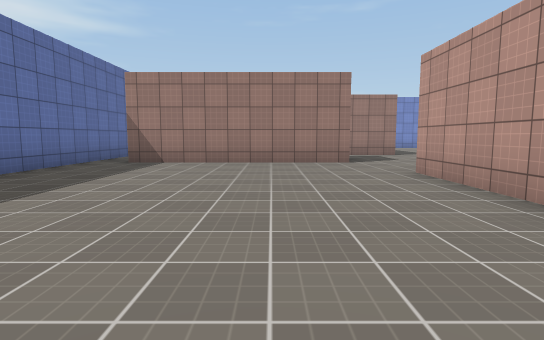
view 1 (above)

21 first-person views from a walk through a Unity game level. The camera is 1.2 m above the floor, tilts 6° down and sees 80° across. The floor is counted in squares, 2 m on a side. Each view is taken from the middle of a square. On the plan, view 1 faces up. The plan holds only what a view shows up to about 10 squares ahead; the rest is blank. The player is left out. Surface patterns are stand-ins for the level's own textures.

view 2
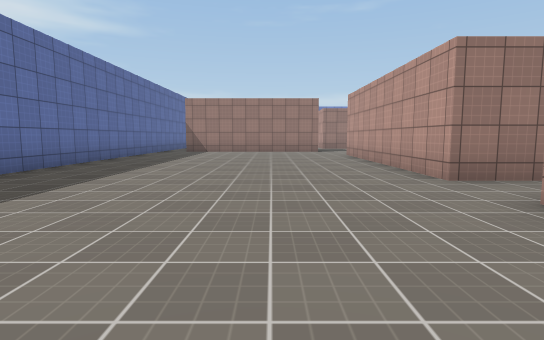

view 3
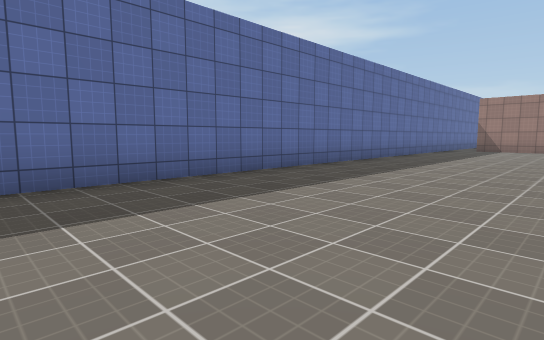

view 4
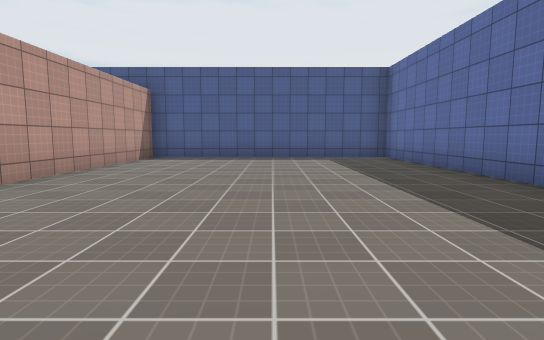

view 5
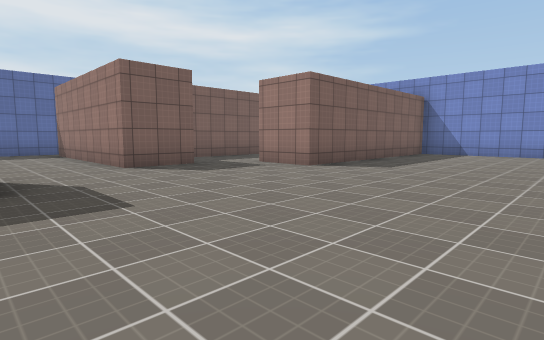

view 6
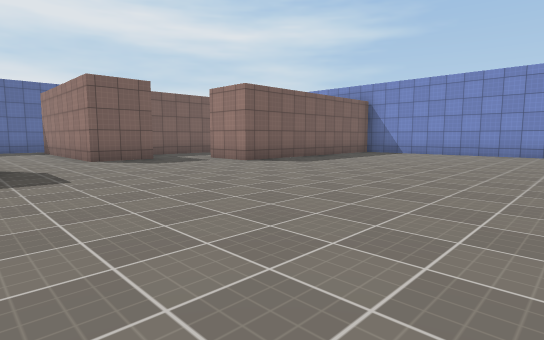

view 7
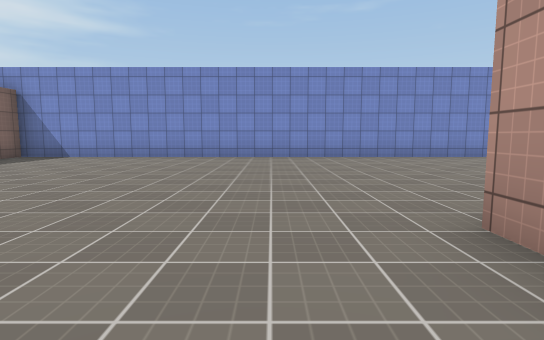

view 8
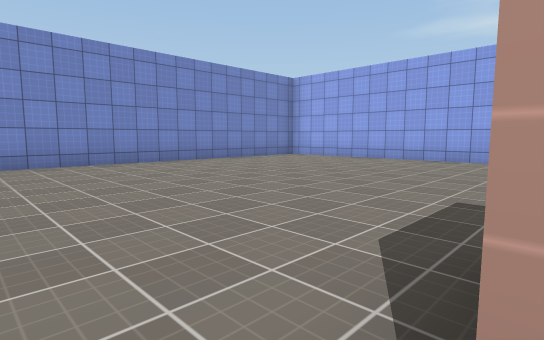

view 9
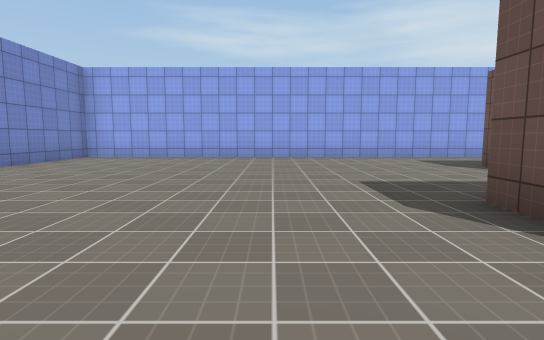

view 10
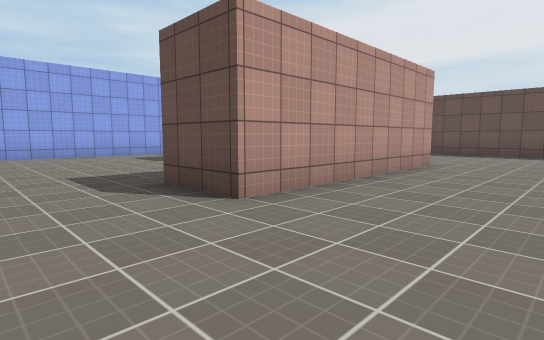

view 11
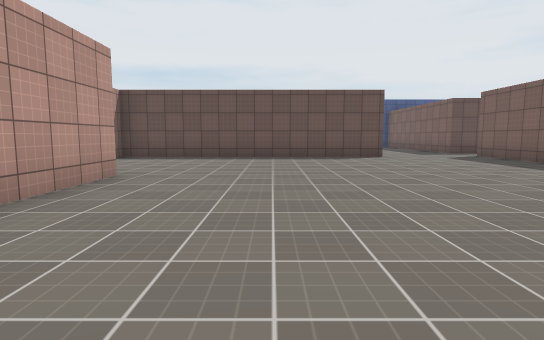

view 12
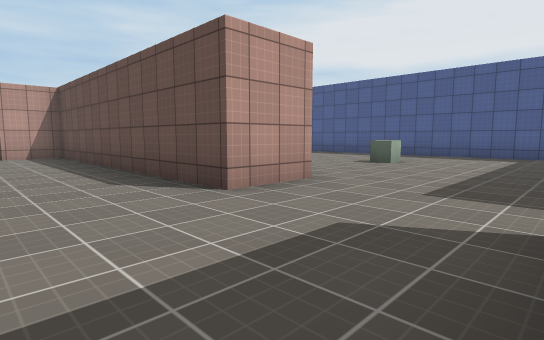

view 13
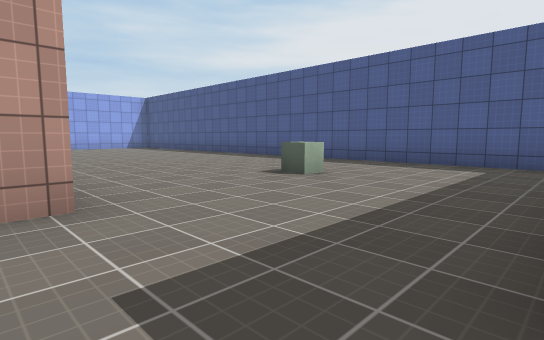

view 14
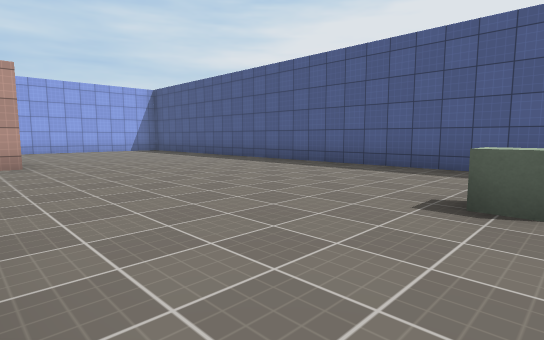

view 15
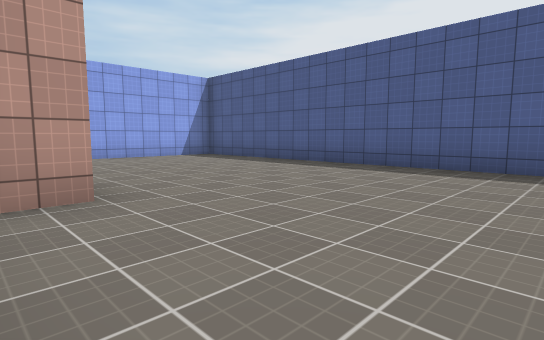

view 16
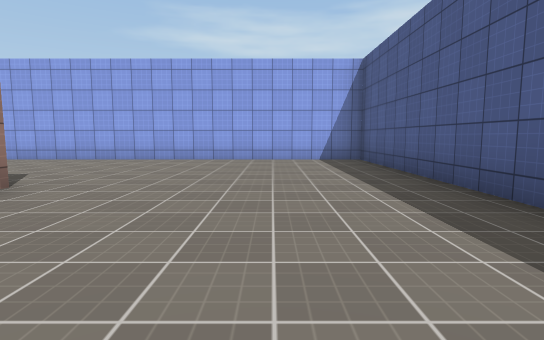

view 17
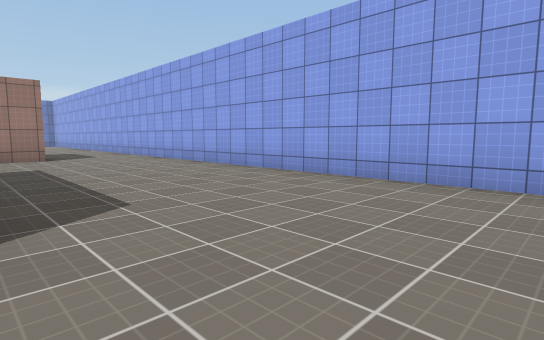

view 18
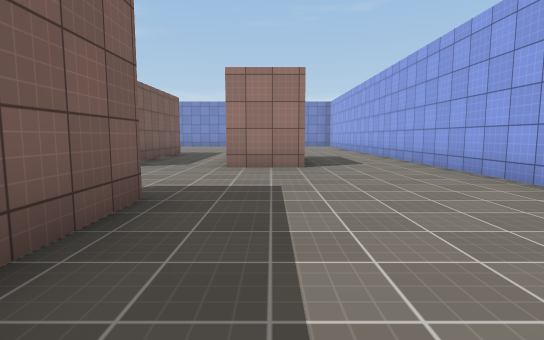

view 19
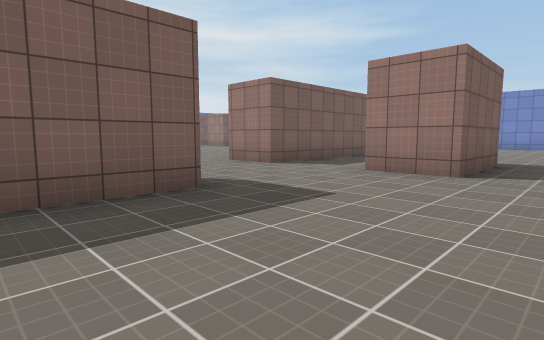

view 20
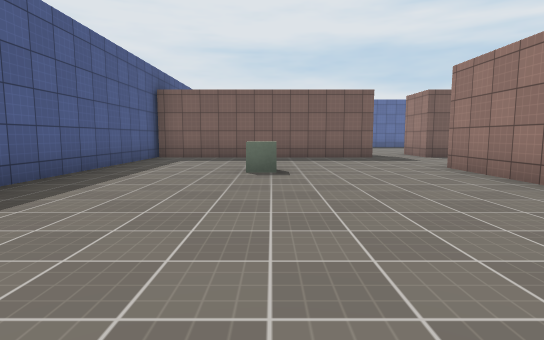

view 21
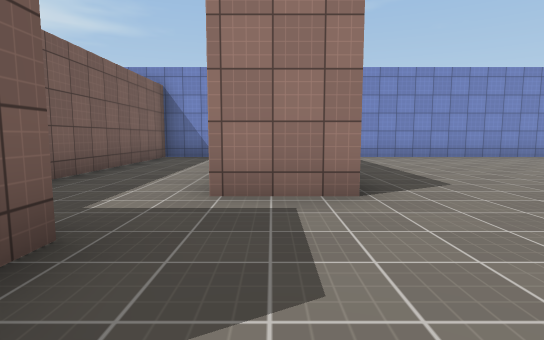

### Floor plan
Points are (right, up) in squares from view 1. A wall is a line through its corners. A room is listed if a view was taken in it or the views show most of it. See-through windows are left out.
Room 1 (views 1, 2, 3, 4)
walls: (2.4, -0.7) (2.4, 5.4); (0.6, 7.3) (-3.2, 7.3); (-4.2, 8.6) (-4.2, -8.3) (2.4, -8.3) (2.4, -2.1)
ways out: opening at (2, 6.7) to room 2; opening at (3, -1.5) to room 2; opening at (-4, 8)
Room 2 (views 5, 6, 7, 8, 9, 10, 11, 12, 13, 14, 15, 16, 17, 18, 19, 20, 21)
walls: (13.9, 8.1) (13.9, 4.2) (12.4, 4.2) (12.4, 9.1) (13.9, 9.1); (15.8, 1.1) (15.8, -0.8); (9.1, -1.7) (6.9, -1.7) (6.9, -0.2) (14.2, -0.2) (14.2, 1.1); (17.6, 6.8) (17.6, 4.2) (16.1, 4.2); (3.9, 1.8) (3.9, -0.7) (2.4, -0.7); (14.2, -3) (14.2, -2.2); (3.9, -2.1) (3.9, -8.2); (1.8, 8.9) (1.8, 7.3) (0.6, 7.3); (3.6, -8.3) (20.3, -8.3) (20.3, 16.2) (3.9, 16.2) (3.9, 10.2) (2.4, 10.2); (1.2, 16.2) (0, 16.2) (0, 9.9)
ways out: opening at (2, 6.7) to room 1; opening at (3, -1.5) to room 1
objects: other object (8, -5)

Positions as (right, up) in squares from view 1, and headings:
1: (0, 0), facing up
2: (0, -5), facing up
3: (0, -7), facing up-left
4: (-1, 1), facing down
5: (8, 5), facing up-left
6: (10, 5), facing up-left
7: (11, 7), facing up
8: (12, 9), facing up-right
9: (11, 11), facing right
10: (10, 11), facing down-right
11: (10, 9), facing down
12: (4, 2), facing down-right
13: (4, -1), facing down-right
14: (7, -2), facing down-right
15: (11, -2), facing down-right
16: (12, -6), facing right
17: (16, -5), facing up-right
18: (17, -2), facing up
19: (19, -1), facing up-left
20: (13, -5), facing left
21: (3, 7), facing up
